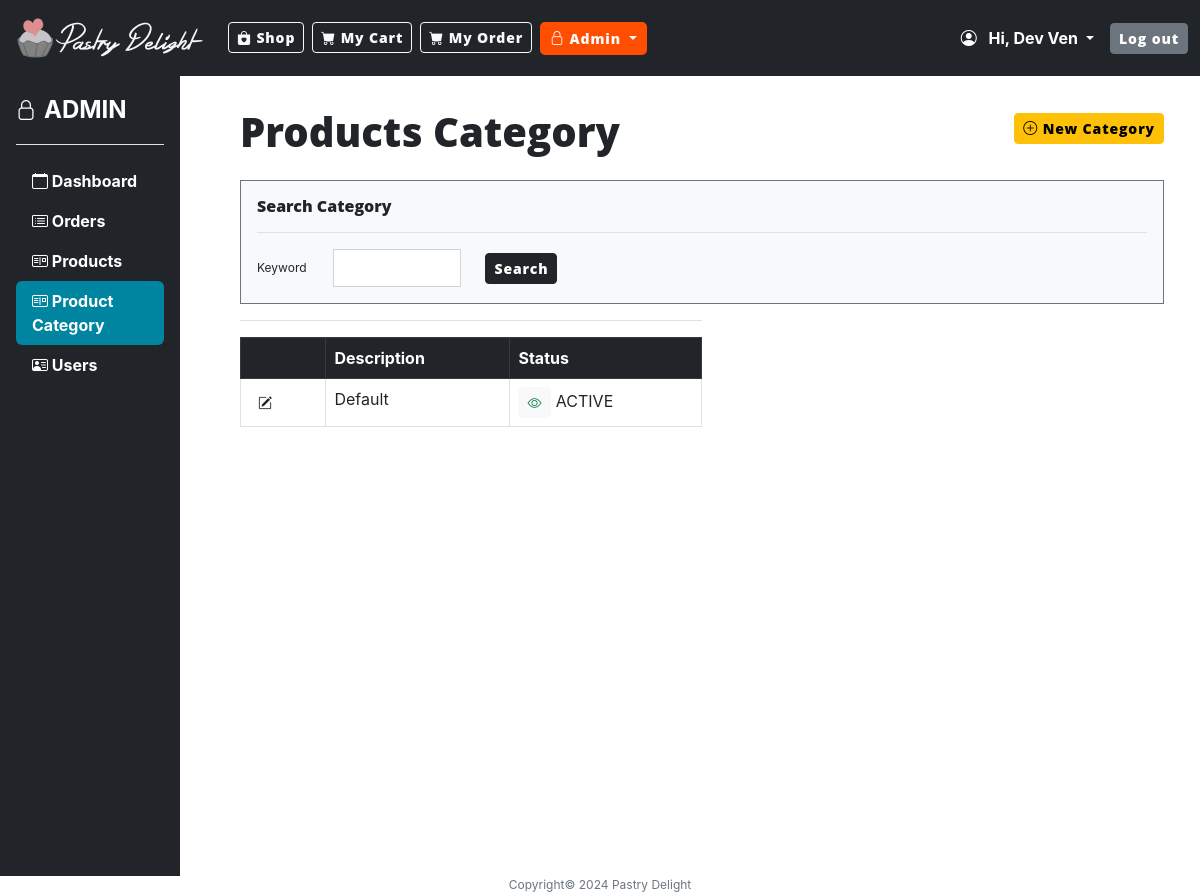
The page /admin_prodcategory (signed in) on the database its author committed.
### model.py (models this page shows, shortened)
class User(UserMixin, db.Model):
    __tablename__ = "user"
    id: Mapped[int] = mapped_column(Integer, primary_key=True)
    email: Mapped[str] = mapped_column(String(100), unique=True, nullable=False)
    fname: Mapped[str] = mapped_column(String(100), nullable=False)
    mname: Mapped[str] = mapped_column(String(100), nullable=False)
    lname: Mapped[str] = mapped_column(String(100), nullable=False)
    contact_no: Mapped[str] = mapped_column(String(100), nullable=False)
    address: Mapped[str] = mapped_column(String(250), nullable=False)
    postal_code: Mapped[str] = mapped_column(String(100), nullable=False)
    country: Mapped[str] = mapped_column(String(100), nullable=False)
    password: Mapped[str] = mapped_column(String(250), nullable=False)
    status: Mapped[str] = mapped_column(String(20))
    created_date: Mapped[datetime] = mapped_column(DateTime(timezone=False), server_default=func.now(), nullable=False)
    orders = relationship("OrderHeader", back_populates="created_by")
    products = relationship("Product", back_populates="created_by")

class ProductCategory(db.Model):
    __tablename__ = "product_category"
    id: Mapped[int] = mapped_column(primary_key=True)
    name: Mapped[str] = mapped_column(String(250))
    created_date: Mapped[datetime] = mapped_column(DateTime(timezone=False), server_default=func.now(), nullable=False)
    status: Mapped[str] = mapped_column(String(100))
    products = relationship("Product", back_populates="product_category")

### main.py (the view)
@app.route("/admin_prodcategory", methods=["GET", "POST"])
@admin_only
def admin_product_category():
    if not current_user.is_authenticated:
        flash('Please log in first to show products.', 'error')
        return redirect(url_for('login'))
    user_access = db_connect.get_user_access(**{'user_id': current_user.id, 'user_group_id': 1})
    if not user_access:
        flash("Product catalog inaccessible.", 'error')
        return redirect(url_for('home'))
    form = SearchForm()
    new_form = NewDescriptionForm()
    categories = db_connect.get_product_category_by(keyword="")
    if form.validate_on_submit():
        keyword = f"%{form.keyword.data}%"
        categories = db_connect.get_product_category_by(keyword)
        if len(categories) == 0:
            flash("Category not found.", "error")
    return render_template("admin_products_category.html", categories=categories, form=form, new_form=new_form,
                           is_admin=True, now=DATE_NOW)

### form.py
class SearchForm(FlaskForm):
    keyword = StringField('Keyword')
    submit_btn = SubmitField('Search',render_kw={'class':'btn-sm btn-dark'})

class NewDescriptionForm(FlaskForm):
    description = StringField('Description', validators=[DataRequired()])
    submit_btn = SubmitField('Submit',render_kw={'class':'btn-sm btn-dark'})

### main.py (called while the page is built)
@login_manager.user_loader
def load_user(user_id):
    return db_connect.get_user_details(user_id)

def admin_only(f):
    @wraps(f)
    def decorated_function(*args, **kwargs):
        if not current_user.is_authenticated:
            return redirect(url_for('login'))
        else:
            user_access = db_connect.get_user_access(**{'user_id': current_user.id, 'user_group_id': 1})
            if user_access:
                return f(*args, **kwargs)
            else:
                return redirect(url_for('home'))
    return decorated_function

### model.py (called while the page is built)
    def get_product_category_by(self, keyword):
        if keyword == "":
            record_list = self.db.session.execute(
                db.select(ProductCategory).order_by(ProductCategory.name)).scalars().all()
        else:
            record_list = (self.db.session.execute(
                db.select(ProductCategory).where(ProductCategory.name.like(keyword)).order_by(ProductCategory.name))
                           .scalars().all())
        return record_list

    def get_user_details(self, user_id):
        record = self.db.session.execute(db.select(User).where(User.id == user_id)).scalar()
        return record

    def get_user_access(self, **user_details):
        record = UserAccess.query.filter_by(**user_details).scalar()
        return record

### templates/admin_products_category.html (shortened to what this page needs)
{% include "header.html" %}
{% from "bootstrap5/form.html" import render_form %}
<main>
    <div class="row">
        <div class="col-md-2">
            {% include "admin_sidebar.html" %}
        </div>
        <div class="col-md-10 px-5 mt-3">
            <div class="d-flex justify-content-between align-items-center">
                <h1 class="mt-3">Products Category</h1>
                <a href="" class="btn btn-sm btn-warning" data-bs-toggle="modal"
                   data-bs-target="#newcategory">
                    <i class="bi bi-plus-circle"></i> New Category
                </a>
            </div>
            <div class="border border-1 border-secondary bg-light my-3 p-3">
                <h6>Search Category</h6>
                <hr/>
                <div class="fs-7">
                    <form class="form" method="post">
                        <div class="row">
                            <div class="col-md-6">
                                <div class="form-group row align-items-center">
                                    {{ form.keyword.label(class_="col-sm-2 ") }}
                                    <div class="col-sm-4">
                                        {{ form.keyword(class_="w-100 form-control") }}
                                    </div>
                                    <div class="col-md-6">
                                        <button type="submit" class="btn btn-sm btn-dark">Search</button>
                                    </div>
                                </div>
                            </div>
                        </div>
                    </form>
                </div>
            </div>
            <div class="col-md-6">
                <hr/>
                <table class="table table-hover table-bordered fs-6">
                    <thead class="table-dark">
                    <tr>
                        <th></th>
                        <th>Description</th>
                        <th>Status</th>
                    </tr>
                    </thead>
                    <tbody>
                    {% if categories|length == 0 %}
                    <tr>
                        <td colspan="6">
                            <div class="alert alert-secondary mt-3 fs-6" role="alert">
                                No records found
                            </div>
                        </td>
                    </tr>
                    {% else %}
                    {% for categ in categories:%}
                    <tr>
                        <td>
                            <button data-bs-toggle="modal" id="editcategory_{{ categ.id }}"
                               data-bs-target="#editcategory" class="btn btn-sm">
                                <i class="bi bi-pencil-square"></i>
                            </button>
                        </td>
                        <td>{{ categ.name }}</td>
                        <td>
                            <a href="{{ url_for('admin_product_category_status',category_id=categ.id) }}"
                               class="fw-bold btn btn-sm btn-light {% if categ.status == 'ACTIVE'   %}text-success
                               {% else %} text-danger {% endif %}"
                               data-toggle="tooltip" data-placement="right"
                               title="{% if categ.status == 'ACTIVE' %}  ENABLED {% else %} DISABLED  {% endif %}"
                            >
                                {% if categ.status == 'ACTIVE' %}
                                <i class="bi bi-eye"></i>
                                {% else %}
                                <i class="bi bi-eye-slash"></i>
                                {% endif %}
                            </a>
                            {{ categ.status }}
                        </td>
                    </tr>
                    {% endfor %}
                    {% endif %}
                    </tbody>
                </table>
            </div>
        </div>
    </div>
</main>
{% include "footer.html" %}

### templates/header.html (shortened to what this page needs)
<!DOCTYPE html>
<html lang="en">
<head>
    {% block styles %}
    {{ bootstrap.load_css() }}
    <link
            href="{{ url_for('static', filename='css/style.css') }}"
            rel="stylesheet"
    />
    <link href="https://cdn.jsdelivr.net/npm/bootstrap-icons/font/bootstrap-icons.css" rel="stylesheet">
    {% endblock %}
</head>
<body>
<nav class="navbar navbar-expand-lg navbar-dark bg-dark">
    <div class="container-fluid">
        <a class="navbar-brand" href="{{ url_for('home') }}">
            <img class="logo" alt="Pastry Delight"
                 src="{{ url_for('static', filename='images/pd_horizontal_white.png') }}">
        </a>
        <div class="collapse navbar-collapse" id="navbarSupportedContent">
            <ul class="navbar-nav mb-2 mb-lg-0">
                <li class="nav nav-item me-2">
                     <a class="btn btn-outline-light btn-sm {% if request.path == '/' %}active{% endif %}" aria-current="page" href="{{ url_for('home') }}">
                        <i class="bi bi-bag-heart-fill"></i>
                        Shop
                    </a>
                </li>
                <li class="nav nav-item me-2">
                    <a class=" btn btn-outline-light btn-sm" aria-current="page" href="{{ url_for('my_cart') }}">
                        <i class="bi bi-cart-fill"></i>
                        My Cart
                    </a>
                </li>
                {% if current_user.is_authenticated %}
                <li class="nav nav-item me-2">
                    <a class=" btn btn-outline-light btn-sm" aria-current="page" href="{{ url_for('order_list') }}">
                        <i class="bi bi-cart-fill"></i>
                        My Order
                    </a>
                </li>
                {% endif %}
            </ul>
            <ul class="navbar-nav me-auto mb-2 mb-lg-0">
                {% if is_admin %}
                <li class="nav-item dropdown">
                    <a class="dropdown-toggle btn btn-outline-light btn-sm {% if '/admin_' in request.path %}active{%
            endif %} " href="#" id="navbarDropdown" role="button"
                       data-bs-toggle="dropdown" aria-expanded="false">
                        <i class="bi bi-lock"></i> Admin
                    </a>
                </li>
                {% endif %}
            </ul>
            <ul class="navbar-nav navbar-right">
                {% if current_user.is_authenticated %}
                <li class="fw-bold text-white me-3 fs-5 nav-item dropdown">
                    <a class="dropdown-toggle text-white fs-6"  role="button"
                       data-bs-toggle="dropdown" aria-expanded="false">
                        <i class="bi bi-person-circle me-2"></i>
                        Hi, {{ current_user.fname }}
                    </a>
                </li>
                <li class="nav-item">
                    <a href="{{ url_for('logout') }}" class="btn btn-secondary btn-sm">Log out</a>
                </li>
                {% endif %}
            </ul>
        </div>
    </div>
</nav>

### rows shown on the page
User: fname "Dev Ven"
ProductCategory: name "Default", status "ACTIVE"

### other values the page prints
{{ now.year }} "2024"
